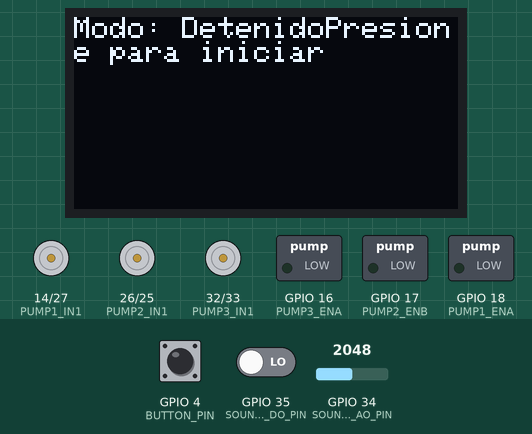
The sketch below on a simulated ESP32. Parts: 128×64 one-colour display, motor-driver pin pairs drawn as motors (green arrow = first pin HIGH = forward, orange = second pin HIGH = backward, longer = more drive), switched loads named in the sketch (green lamp = pin HIGH). The test bench sets the inputs (shaded band); at power-on: GPIO 4 (BUTTON_PIN) HIGH, GPIO 34 (SOUND_SENSOR_AO_PIN) = 2048, GPIO 35 (SOUND_SENSOR_DO_PIN) LOW. What the sketch prints to the serial monitor is not drawn.

Above: at 1.2 s.
1.3 s: GPIO 4 (BUTTON_PIN) pulled LOW for 0.15 s
At 2.3 s:
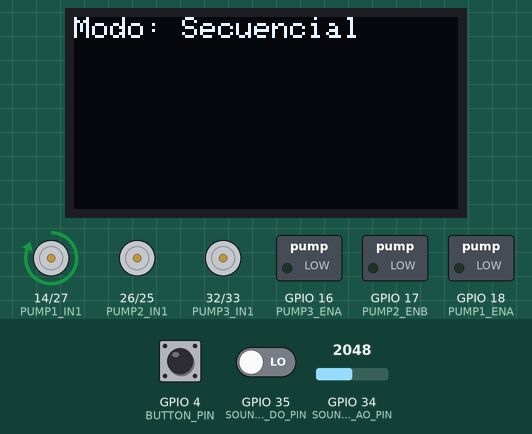
4.4 s: GPIO 4 (BUTTON_PIN) pulled LOW for 1 s
At 6.0 s:
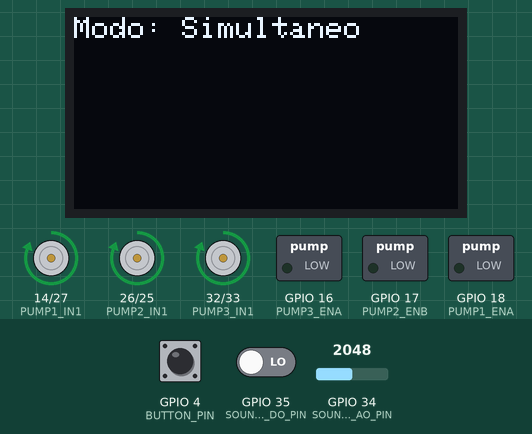
8.4 s: GPIO 4 (BUTTON_PIN) pulled LOW for 3.2 s
At 12.0 s:
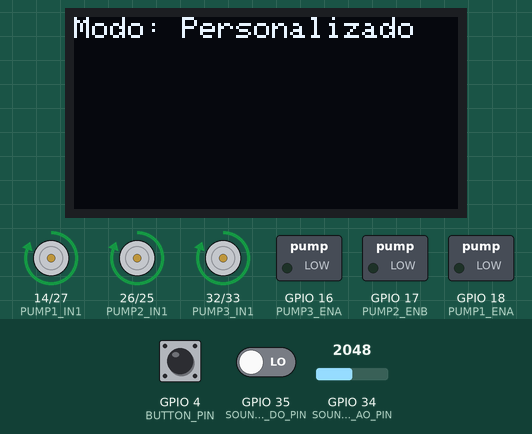
13.1 s: GPIO 4 (BUTTON_PIN) pulled LOW for 1 s
At 18.9 s:
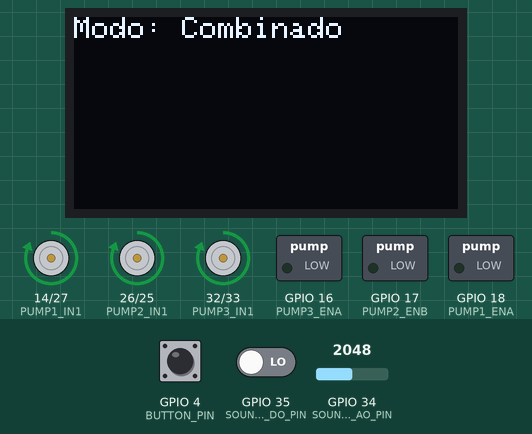
25.9 s: GPIO 4 (BUTTON_PIN) pulled LOW for 3.2 s
At 27.55 s:
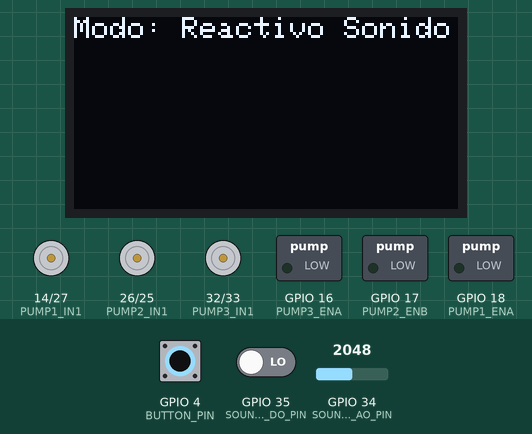
Timing chart, 0 to 31.6 s (numbered marks = the images above; inputs shaded):
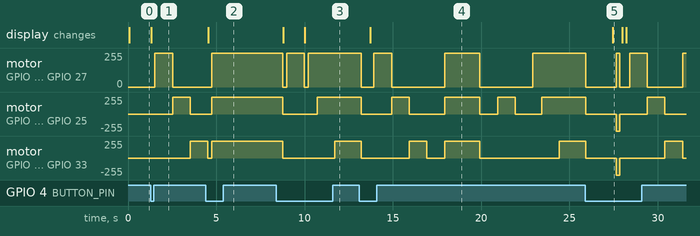

Measured:
- after the input at 1.3 s, motor on GPIO 14 (PUMP1_IN1) / GPIO 27 (PUMP1_IN2): stopped → forward 255/255 after 0.23 s, → stopped 1.0 s later; motor on GPIO 26 (PUMP2_IN1) / GPIO 25 (PUMP2_IN2): stopped → forward 255/255 after 1.2 s, → stopped 1.0 s later
- after the input at 4.4 s, the display: changes after 0.15 s (image 2)
- after the input at 8.4 s, motor on GPIO 14 (PUMP1_IN1) / GPIO 27 (PUMP1_IN2): alternates forward 255/255 for 1.0 s and stopped for 0.23 s, 4 changes in all, then stays forward 255/255, starting after 0.35 s; motor on GPIO 26 (PUMP2_IN1) / GPIO 25 (PUMP2_IN2): forward 255/255 → stopped after 0.35 s, → forward 255/255 2.0 s later
- after the input at 13.1 s, the display: changes after 0.63 s (image 4)
- after the input at 25.9 s, the display: changes after 1.6 s (image 5)
- what the display in image 5 shows lasts 0.5 s, from 27.5 s to 28.0 s

The sketch:

fuente_de_agua.ino
```cpp
#include <Wire.h>
#include <Adafruit_GFX.h>
#include <Adafruit_SSD1306.h>

// Definir dimensiones de la pantalla OLED
#define SCREEN_WIDTH 128 // Ancho de la pantalla OLED
#define SCREEN_HEIGHT 64 // Altura de la pantalla OLED

// Crear objeto display OLED
Adafruit_SSD1306 display(SCREEN_WIDTH, SCREEN_HEIGHT, &Wire, -1);

// Definir los pines para las bombas controladas con el puente H, el botón y el sensor de sonido
#define PUMP1_IN1 14
#define PUMP1_IN2 27
#define PUMP1_ENA 18 // Para control de velocidad (opcional)

#define PUMP2_IN1 26
#define PUMP2_IN2 25
#define PUMP2_ENB 17 // Para control de velocidad (opcional)

#define PUMP3_IN1 32
#define PUMP3_IN2 33
#define PUMP3_ENA 16 // Para control de velocidad (opcional)

#define BUTTON_PIN 4
#define SOUND_SENSOR_AO_PIN 34 // Pin analógico conectado al AO del KY-038
#define SOUND_SENSOR_DO_PIN 35 // Pin digital conectado al DO del KY-038
#define OLED_SDA 21 // Cambia si estás usando otros pines
#define OLED_SCL 22 // Cambia si estás usando otros pines

// Variables para almacenar valores analógicos y digitales
int digitalVal;
int analogVal;
int prevAnalogVal = 0; // Valor anterior para comparación

// Variables para controlar los modos
int currentMode = 0;
unsigned long lastDebounceTime = 0;
const unsigned long debounceDelay = 50;
#define NUM_MODES 7 // Ahora hay 6 modos

void setup() {
  Serial.begin(9600);
  Wire.begin(OLED_SDA, OLED_SCL); // Inicializar el bus I2C con los pines personalizados
  if (!display.begin(SSD1306_SWITCHCAPVCC, 0x3C)) {
    Serial.println(F("Error al iniciar la pantalla SSD1306"));
    for (;;);
  }

  display.clearDisplay();
  display.setTextSize(1);             // Tamaño del texto
  display.setTextColor(SSD1306_WHITE);// Color del texto
  display.display();

  // Configurar los pines de las bombas como salidas
  pinMode(PUMP1_IN1, OUTPUT);
  pinMode(PUMP1_IN2, OUTPUT);
  pinMode(PUMP1_ENA, OUTPUT);

  pinMode(PUMP2_IN1, OUTPUT);
  pinMode(PUMP2_IN2, OUTPUT);
  pinMode(PUMP2_ENB, OUTPUT);

  pinMode(PUMP3_IN1, OUTPUT);
  pinMode(PUMP3_IN2, OUTPUT);
  pinMode(PUMP3_ENA, OUTPUT);

  // Configurar el pin del botón como entrada con resistencia pull-up interna
  pinMode(BUTTON_PIN, INPUT_PULLUP);

  // Configurar los pines del sensor de sonido
  pinMode(SOUND_SENSOR_AO_PIN, INPUT); // Entrada analógica
  pinMode(SOUND_SENSOR_DO_PIN, INPUT); // Entrada digital

  // Apagar todas las bombas al inicio
  turnOffAllPumps();
  updateDisplay();
}

void loop() {

    // Leer la salida digital y analógica del sensor KY-038
  digitalVal = digitalRead(SOUND_SENSOR_DO_PIN);
  analogVal = analogRead(SOUND_SENSOR_AO_PIN);

  // Mostrar valor analógico en el monitor serial
  Serial.println(analogVal);

  // Leer el estado del botón
  int buttonState = digitalRead(BUTTON_PIN);

  // Actualizar la condición para cambiar los modos
  if (buttonState == LOW && (millis() - lastDebounceTime) > debounceDelay) {
    lastDebounceTime = millis();
    currentMode = (currentMode + 1) % NUM_MODES; // Cambiar entre 6 modos
    updateDisplay(); // Actualizar pantalla OLED
    delay(200);
  }

  // Ejecutar la configuración de las bombas según el modo actual
  switch (currentMode) {
    case 0:
      turnOffAllPumps();
      break;
    case 1:
      modeSequential();
      break;
    case 2:
      modeAllSimultaneous();
      break;
    case 3:
      modeAlternate();
      break;
    case 4:
      modeCustomPattern();
      break;
    case 5:
      modeCombined();
      break;
    case 6:
      modeSoundReactive();
      break;
  }
}

// Función para apagar todas las bombas
void turnOffAllPumps() {
  digitalWrite(PUMP1_IN1, LOW);
  digitalWrite(PUMP1_IN2, LOW);
  digitalWrite(PUMP2_IN1, LOW);
  digitalWrite(PUMP2_IN2, LOW);
  digitalWrite(PUMP3_IN1, LOW);
  digitalWrite(PUMP3_IN2, LOW);
}

// Modo 0: Bombas funcionan en secuencia
void modeSequential() {
  turnOffAllPumps();
  digitalWrite(PUMP1_IN1, HIGH);
  delay(1000);
  turnOffAllPumps();

  digitalWrite(PUMP2_IN1, HIGH);
  delay(1000);
  turnOffAllPumps();

  digitalWrite(PUMP3_IN1, HIGH);
  delay(1000);
  turnOffAllPumps();
}

// Modo 1: Todas las bombas funcionan simultáneamente
void modeAllSimultaneous() {
  digitalWrite(PUMP1_IN1, HIGH);
  digitalWrite(PUMP2_IN1, HIGH);
  digitalWrite(PUMP3_IN1, HIGH);
  delay(2000);
  turnOffAllPumps();
}

// Modo 2: Alternar una bomba a la vez
void modeAlternate() {
  turnOffAllPumps();
  static int pumpIndex = 0;

  switch (pumpIndex) {
    case 0:
      digitalWrite(PUMP1_IN1, HIGH);
      break;
    case 1:
      digitalWrite(PUMP2_IN1, HIGH);
      break;
    case 2:
      digitalWrite(PUMP3_IN1, HIGH);
      break;
  }

  pumpIndex = (pumpIndex + 1) % 3;
  delay(1000);
  turnOffAllPumps();
}

// Modo 3: Patrón personalizado de las bombas
void modeCustomPattern() {
  digitalWrite(PUMP1_IN1, HIGH);
  delay(500);
  digitalWrite(PUMP2_IN1, HIGH);
  delay(1000);
  digitalWrite(PUMP3_IN1, HIGH);
  delay(1500);
  turnOffAllPumps();
  delay(500);
}

// Modo 4: Ejecuta todos los modos uno tras otro con 1 segundo de diferencia
void modeCombined() {
  modeSequential();        // Ejecutar Modo Secuencial
  delay(1000);             // Esperar 1 segundo

  modeAllSimultaneous();   // Ejecutar Modo Simultáneo
  delay(1000);             // Esperar 1 segundo

  modeAlternate();         // Ejecutar Modo Alternado
  delay(1000);             // Esperar 1 segundo

  modeCustomPattern();     // Ejecutar Modo Personalizado
  delay(1000);             // Esperar 1 segundo
}

// Modo 5: Activar bombas aleatoriamente según el sonido
void modeSoundReactive() {
  // Leer la salida digital y analógica del sensor KY-038
  digitalVal = digitalRead(SOUND_SENSOR_DO_PIN);
  analogVal = analogRead(SOUND_SENSOR_AO_PIN);

  // Mostrar valor analógico en el monitor serial
  Serial.println(analogVal);


  // Comparar el valor actual del sensor analógico con el anterior
  if (analogVal > prevAnalogVal + 10) {
    // Si el cambio es mayor a 10, encender la bomba correspondiente
    if (analogVal > 300) {
      digitalWrite(PUMP1_IN1, HIGH); // Bomba 1 para un cambio moderado
      digitalWrite(PUMP2_IN2, HIGH); // Bomba 2 para un cambio moderado
      digitalWrite(PUMP3_IN2, HIGH); // Bomba 3 para un cambio grande
    } else if (analogVal > 270) {
      digitalWrite(PUMP1_IN1, HIGH); // Bomba 1 para un cambio moderado
      digitalWrite(PUMP2_IN2, HIGH); // Bomba 2 para un cambio moderado
    } else if (analogVal > 230) {
      digitalWrite(PUMP1_IN1, HIGH); // Bomba 1 para un cambio pequeño
    }
    delay(200); // Mantener encendida la bomba
    turnOffAllPumps(); // Apagar todas las bombas
  }

  // Actualizar el valor anterior
  prevAnalogVal = analogVal;

  // Pequeña demora para estabilidad
  delay(100);
}


// Función para actualizar la pantalla OLED con el modo actual
void updateDisplay() {
  display.clearDisplay();
  display.setCursor(0, 0); // Poner el cursor en la primera línea

  switch (currentMode) {
    case 0:
      display.print("Modo: Detenido");
      display.print("Presione para iniciar");
      break;
    case 1:
      display.print("Modo: Secuencial");
      break;
    case 2:
      display.print("Modo: Simultaneo");
      break;
    case 3:
      display.print("Modo: Alternado");
      break;
    case 4:
      display.print("Modo: Personalizado");
      break;
    case 5:
      display.print("Modo: Combinado");
      break;
    case 6:
      display.print("Modo: Reactivo Sonido");
      break;
  }
  display.display(); // Actualizar el contenido de la pantalla
}
```
